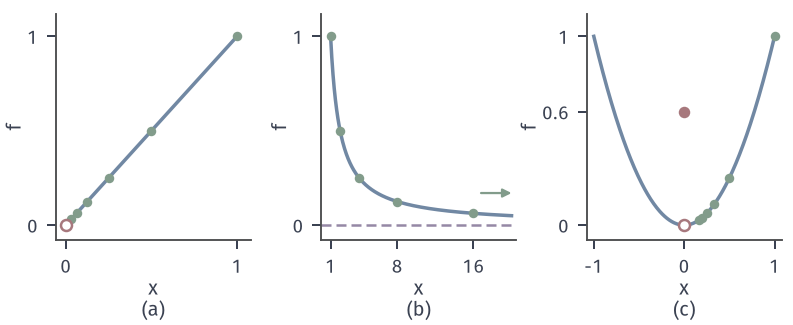

Python code for this plot:
from pathlib import Path
import sys
ROOT = next(p for p in Path(__file__).resolve().parents if (p/'build.sh').is_file() and (p/'tex/book.tex').is_file())
sys.path.insert(0, str(ROOT/'figures/00-shared/mathematical-preliminaries-upper/00-shared/comprehension-figures'))
from support import figure, save, BLUE, GREEN, YELLOW, RED, PURPLE, INK, MUTED, GRID, BLUE_FILL, GREEN_FILL, YELLOW_FILL, RED_FILL, PURPLE_FILL
import numpy as np
HERE = Path(__file__).resolve().parent
STROKE = '#4C4D4F'
def panel(fig, left, right, top, bottom, wspace):
    fig.set_layout_engine(None)
    fig.subplots_adjust(left=left, right=right, top=top, bottom=bottom, wspace=wspace)
def tags(fig, axes):
    for ax, s in zip(axes, ('(a)', '(b)', '(c)', '(d)')):
        p = ax.get_position(); fig.text((p.x0+p.x1)/2, .015, s, ha='center', va='bottom')

# 存在性论证三个环节的失效。
fig, axes = figure(width_mm=112, height_mm=46, ncols=3)
panel(fig, .07, .985, .955, .26, .36)
a=axes[0]; x=np.linspace(0,1,50); a.plot(x,x,color=BLUE,lw=1.4)
s=2.0**-np.arange(0,6); a.plot(s,s,'o',ms=3.8,color=GREEN,mew=0,zorder=4)
a.plot([0],[0],'o',ms=4.4,mfc='white',mec=RED,mew=1,zorder=5)
a.set_xlim(-.06,1.08); a.set_ylim(-.08,1.12); a.set_xticks([0,1]); a.set_yticks([0,1]); a.set_xlabel('$x$',labelpad=1); a.set_ylabel('$f$',labelpad=1)
b=axes[1]; x=np.linspace(1,20,300); b.plot(x,1/x,color=BLUE,lw=1.4)
s=2.0**np.arange(0,5); b.plot(s,1/s,'o',ms=3.8,color=GREEN,mew=0,zorder=4)
b.axhline(0,color=PURPLE,lw=1.0,ls=(0,(4,2)))
b.annotate('',xy=(20,.17),xytext=(16.8,.17),arrowprops=dict(arrowstyle='-|>',color=GREEN,lw=.9,mutation_scale=7,shrinkA=0,shrinkB=0))
b.set_xlim(0,20.5); b.set_ylim(-.08,1.12); b.set_xticks([1,8,16]); b.set_yticks([0,1]); b.set_xlabel('$x$',labelpad=1); b.set_ylabel('$f$',labelpad=1)
c=axes[2]; x=np.linspace(-1,1,300); c.plot(x,x**2,color=BLUE,lw=1.4)
s=1/np.arange(1,7); c.plot(s,s**2,'o',ms=3.8,color=GREEN,mew=0,zorder=4)
c.plot([0],[0],'o',ms=4.4,mfc='white',mec=RED,mew=1,zorder=5)
c.plot([0],[.6],'o',ms=4.6,color=RED,mew=0,zorder=5)
c.set_xlim(-1.08,1.08); c.set_ylim(-.08,1.12); c.set_xticks([-1,0,1]); c.set_yticks([0,.6,1]); c.set_yticklabels(['0','0.6','1']); c.set_xlabel('$x$',labelpad=1); c.set_ylabel('$f$',labelpad=1)
tags(fig, axes)
save(fig, HERE, 'figure', {'a':'f=x on (0,1], x_k=2^-k','b':'f=1/x on [1,inf), x_k=2^k','c':'f=x^2, f(0)=0.6, x_k=1/k'})
